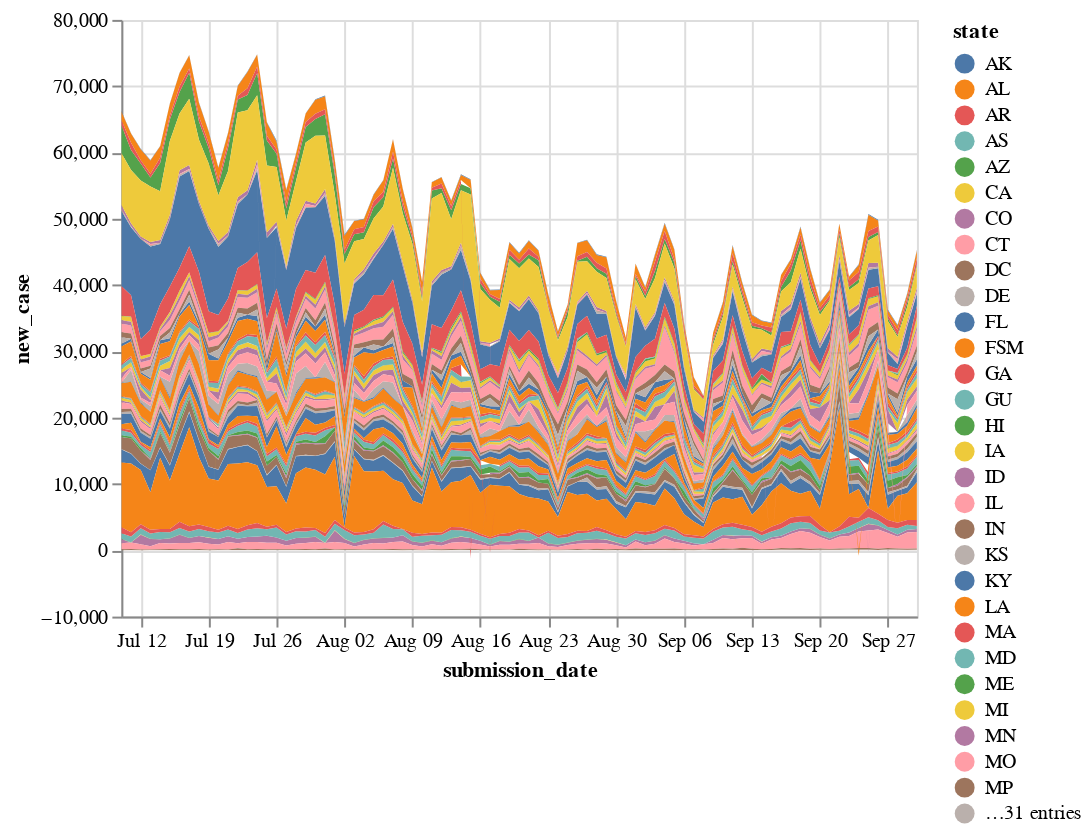

Notebook code for this chart:
### Code cell
import altair as alt

df.set_index('submission_date',inplace=True)
df_panel=df[['state','new_case']]
df_panel.index=pd.to_datetime(df_panel.index)
df_panel_frag=df_panel.loc['2020-07-10':'2020-9-30']
df_panel_frag.reset_index(inplace=True)

alt.Chart(df_panel_frag).mark_area().encode(x='submission_date',y='new_case',color='state').interactive()

### Figure 1 — Vega-Lite specification as saved in the notebook (floating-point values rounded to 4 significant figures; data arrays with more than 128 entries replaced by an {"elided": "..."} marker saying what was removed)
{"config": {"view": {"continuousWidth": 400, "continuousHeight": 300}}, "data": {"name": "data-238ec6e1d196cfd50f0094fd57c6f10b"}, "mark": "area", "encoding": {"color": {"type": "nominal", "field": "state"}, "x": {"type": "temporal", "field": "submission_date"}, "y": {"type": "quantitative", "field": "new_case"}}, "selection": {"selector001": {"type": "interval", "bind": "scales", "encodings": ["x", "y"]}}, "$schema": "https://vega.github.io/schema/vega-lite/v4.8.1.json", "datasets": {"data-238ec6e1d196cfd50f0094fd57c6f10b": {"elided": "4980 records"}}}
